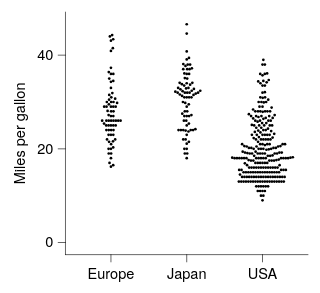

Vega-Lite specification stored for this chart:
### Vega-Lite specification from a JSON file in a GitHub repository (floating-point values rounded to 4 significant figures; data arrays with more than 128 entries replaced by an {"elided": "..."} marker saying what was removed)
{"background": null, "config": {"arc": {"fill": "#DBDBDB", "fillOpacity": 1.0, "innerRadius": 25.0, "padAngle": 0.03, "stroke": "black", "strokeOpacity": 1, "strokeWidth": 0.25}, "area": {"fill": "#DBDBDB", "fillOpacity": 1.0, "stroke": "black", "strokeOpacity": 1, "strokeWidth": 0.25}, "axis": {"domain": true, "domainCap": "round", "domainColor": "black", "domainWidth": 0.25, "grid": false, "gridCap": "round", "gridColor": "#F1F1F1", "gridDash": [0, 0], "gridOpacity": 1.0, "gridWidth": 0.25, "labelColor": "black", "labelFont": "Helvetica Neue, HelveticaNeue, Helvetica, Arial, sans-serif", "labelFontSize": 6, "labelFontStyle": "normal", "labelFontWeight": 400, "offset": 0, "ticks": true, "tickCap": "round", "tickColor": "black", "tickRound": false, "tickSize": 3, "tickWidth": 0.25, "titleColor": "black", "titleFont": "Helvetica Neue, HelveticaNeue, Helvetica, Arial, sans-serif", "titleFontSize": 6, "titleFontStyle": "normal", "titleFontWeight": 400}, "axisX": {"domain": true, "labelAlign": "center", "labelAngle": 0, "labels": true, "ticks": true, "translate": 0}, "axisY": {"domain": true, "labelAlign": "right", "labelAngle": 0, "labels": true, "ticks": true, "translate": 0}, "axisRight": {"domain": true, "labelAlign": "left", "labelAngle": 0, "labels": true, "ticks": true, "translate": 0}, "axisTop": {"domain": true, "labelAlign": "center", "labelAngle": 0, "labels": true, "ticks": true, "translate": 0}, "axisBand": {"tickOffset": 0}, "bar": {"fill": "#DBDBDB", "fillOpacity": 1.0, "stroke": "black", "strokeOpacity": 1, "strokeWidth": 0.25}, "boxplot": {"size": 9.0, "ticks": {"cornerRadius": 0.25, "fill": "black", "opacity": 1, "size": 4.5, "thickness": 0.25}, "box": {"fillOpacity": 1.0, "stroke": "black", "strokeOpacity": 1, "strokeWidth": 0.25}, "median": {"cornerRadius": 0, "fill": "black", "fillOpacity": 1.0, "opacity": 1, "size": 9.0, "thickness": 0.25}, "rule": {"fill": "black", "fillOpacity": 1.0, "size": 10.0, "stroke": "black", "strokeDash": [0, 0], "strokeOpacity": 1, "strokeWidth": 0.25}, "outliers": {"color": "black", "fill": "black", "fillOpacity": 1.0, "size": 0, "stroke": "black", "strokeOpacity": 1, "strokeWidth": 0.25}}, "circle": {"fill": "black", "fillOpacity": 1.0, "size": 1.25, "stroke": null, "strokeOpacity": 1, "strokeWidth": 0.25}, "errorband": {"band": {"fillOpacity": 0.6, "stroke": null, "strokeWidth": 0.25, "strokeOpacity": 1}, "borders": {"opacity": 0, "strokeOpacity": 1, "strokeWidth": 0.25}}, "errorbar": {"opacity": 1, "rule": {"strokeDash": [0, 0], "strokeWidth": 0.25}, "ticks": {"color": "black", "cornerRadius": 0.125, "opacity": 1, "size": 6.0, "thickness": 0.25}, "thickness": 0.25}, "font": "Helvetica Neue, HelveticaNeue, Helvetica, Arial, sans-serif", "geoshape": {"fill": "#DBDBDB", "fillOpacity": 1.0, "stroke": "black", "strokeOpacity": 1, "strokeWidth": 0.25}, "header": {"labelColor": "black", "labelFont": "Helvetica Neue, HelveticaNeue, Helvetica, Arial, sans-serif", "labelFontSize": 6, "labelFontStyle": "normal", "labelFontWeight": 400, "titleColor": "black", "titleFont": "Helvetica Neue, HelveticaNeue, Helvetica, Arial, sans-serif", "titleFontSize": 6, "titleFontStyle": "normal", "titleFontWeight": 400, "titlePadding": 0}, "legend": {"disable": false, "offset": 4.5, "titlePadding": 4, "labelOffset": 2, "gradientLabelOffset": 2, "columnPadding": 4, "rowPadding": 2, "gradientLength": 50.0, "gradientThickness": 5.0, "gradientOpacity": 1.0, "gradientStrokeColor": "black", "gradientStrokeWidth": 0.25, "labelColor": "black", "labelFont": "Helvetica Neue, HelveticaNeue, Helvetica, Arial, sans-serif", "labelFontSize": 6, "labelFontStyle": "normal", "labelFontWeight": 400, "strokeColor": "black", "strokeWidth": 0, "symbolSize": 36, "symbolStrokeColor": "black", "symbolStrokeWidth": 0.25, "titleColor": "black", "titleFont": "Helvetica Neue, HelveticaNeue, Helvetica, Arial, sans-serif", "titleFontSize": 6, "titleFontStyle": "normal", "titleFontWeight": 400}, "line": {"color": "black", "stroke": "black", "strokeCap": "butt", "strokeDash": [0, 0], "strokeOpacity": 1, "strokeWidth": 0.5}, "point": {"filled": true, "fill": "#DBDBDB", "fillOpacity": 1.0, "size": 5.0, "stroke": "black", "strokeOpacity": 1, "strokeWidth": 0.25}, "range": {"category": ["#B2B2B2", "#4A7CD3", "#008542", "#664CAF", "#509F98", "#636363", "#284F93", "#005226", "#382864", "#285753"], "diverging": {"scheme": ["#443E60", "#5F597E", "#7C759B", "#9994B6", "#B7B4CC", "#D6D5DC", "#F6F6F6", "#D1DAD9", "#A4C2BF", "#7AA9A4", "#578E89", "#37736E", "#1B5954"]}, "heatmap": {"scheme": ["#440154", "#472270", "#433E82", "#38598C", "#2C728E", "#238A8D", "#24A086", "#39B578", "#5DC862", "#96D646", "#CAE02D", "#FDE724"]}, "ordinal": {"scheme": ["#F1F1F1", "#DBDBDB", "#C6C6C6", "#B2B2B2", "#9D9D9D", "#898989", "#767676", "#636363", "#515151", "#404040", "#2F2F2F", "#1F1F1F"]}, "ramp": {"scheme": ["#440154", "#472270", "#433E82", "#38598C", "#2C728E", "#238A8D", "#24A086", "#39B578", "#5DC862", "#96D646", "#CAE02D", "#FDE724"]}}, "rule": {"color": "black", "stroke": "black", "strokeCap": "round", "strokeDash": [2, 2], "strokeOpacity": 1, "strokeWidth": 0.25}, "scale": {"barBandPaddingInner": 0.1, "rectBandPaddingInner": 0, "tickBandPaddingInner": 0.1, "bandPaddingOuter": 0.1, "bandWithNestedOffsetPaddingInner": 0.2, "bandWithNestedOffsetPaddingOuter": 0.2, "offsetBandPaddingInner": 0, "offsetBandPaddingOuter": 0, "continuousPadding": 5.0, "round": false}, "rect": {"fill": "#DBDBDB", "fillOpacity": 1.0, "stroke": "black", "strokeOpacity": 1, "strokeWidth": 0.25}, "square": {"fill": "#DBDBDB", "fillOpacity": 1.0, "size": 10.0, "stroke": "black", "strokeOpacity": 1, "strokeWidth": 0.25}, "text": {"color": "black", "font": "Helvetica Neue, HelveticaNeue, Helvetica, Arial, sans-serif", "fontSize": 6, "fontStyle": "normal", "fontWeight": 400}, "tick": {"color": "black", "cornerRadius": 0.125, "opacity": 1.0, "size": 9.0, "thickness": 0.25}, "title": {"anchor": "middle", "frame": "group", "color": "black", "font": "Helvetica Neue, HelveticaNeue, Helvetica, Arial, sans-serif", "fontSize": 6, "fontStyle": "normal", "fontWeight": 400, "subtitleColor": "black", "subtitleFont": "Helvetica Neue, HelveticaNeue, Helvetica, Arial, sans-serif", "subtitleFontSize": 6, "subtitleFontStyle": "normal", "subtitleFontWeight": 400}, "trail": {"color": "black", "opacity": 1, "size": 0.5}, "view": {"continuousWidth": 100, "continuousHeight": 100, "discreteWidth": 100, "discreteHeight": 100, "fill": null, "stroke": null, "strokeWidth": 0.25}}, "data": {"name": "data-e3eced9a19a526e2b46e3557233cc953"}, "mark": {"type": "circle"}, "encoding": {"x": {"field": "Origin", "title": null, "type": "nominal"}, "xOffset": {"field": "beeswarm_x", "scale": {"domain": [-45.77, 45.77]}, "type": "quantitative"}, "y": {"field": "Miles_per_Gallon", "title": "Miles per gallon", "type": "quantitative", "scale": {"nice": false}}}, "$schema": "https://vega.github.io/schema/vega-lite/v6.4.1.json", "datasets": {"data-e3eced9a19a526e2b46e3557233cc953": {"elided": "398 records"}}}
